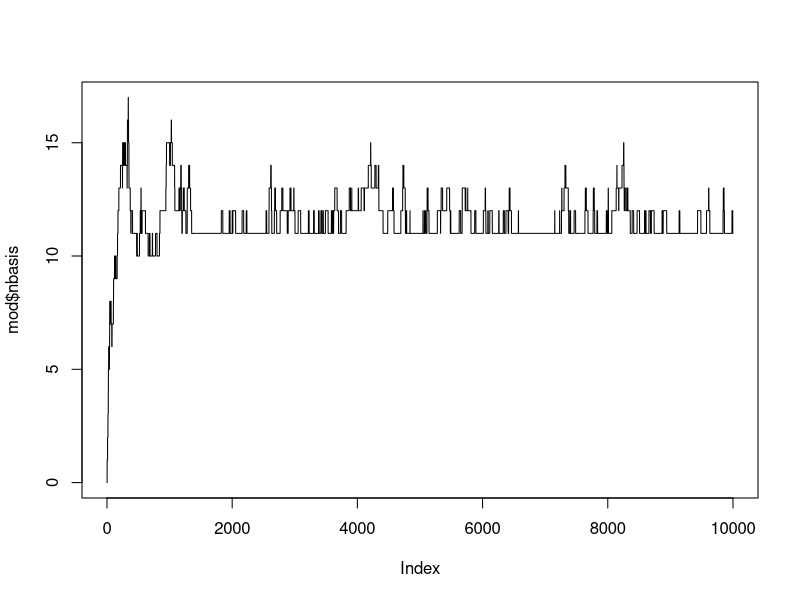
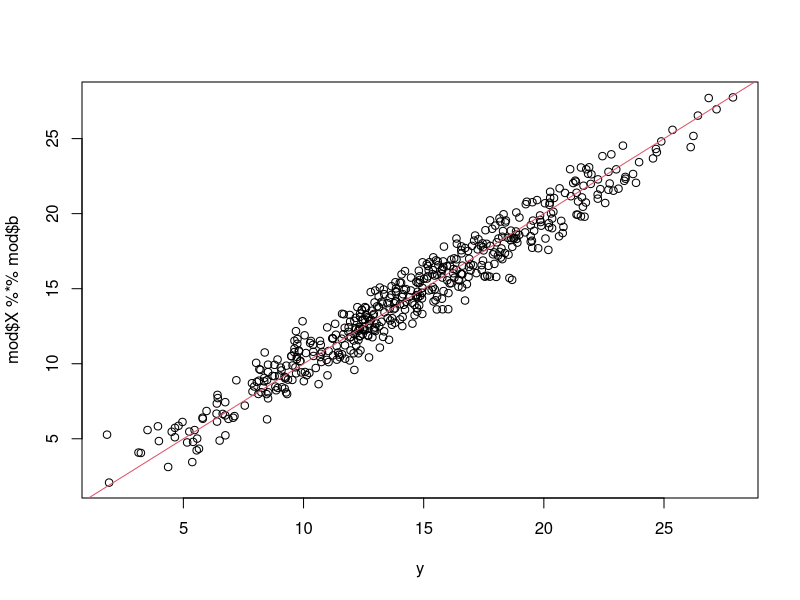
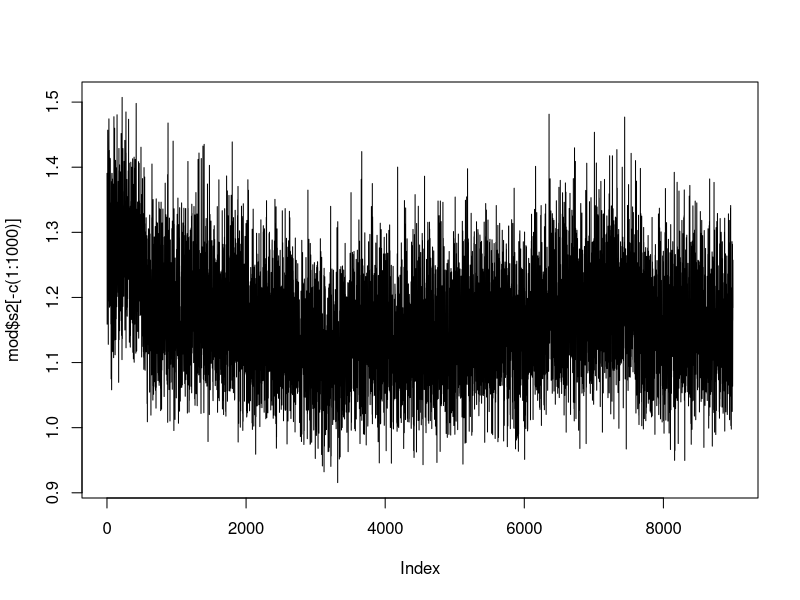
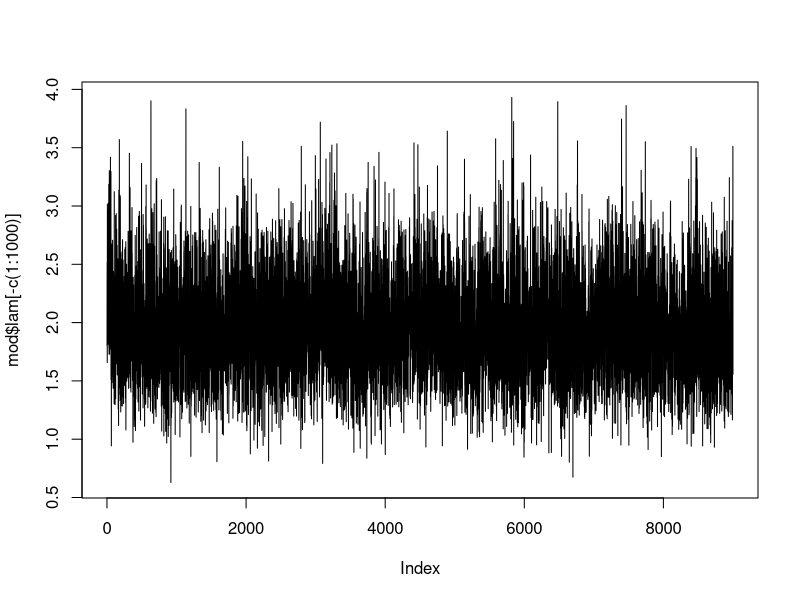
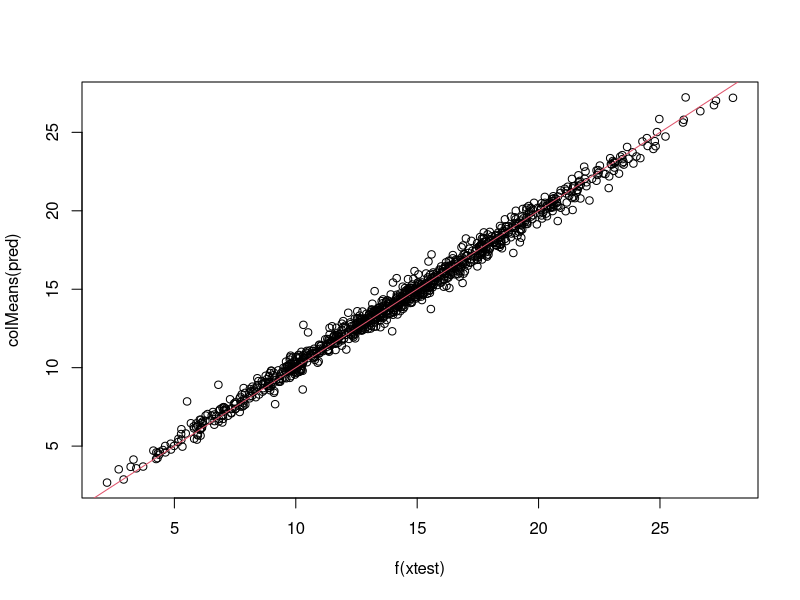

These figures' R source, in order:
library(mnormt)
pos<-function(vec){
  (abs(vec)+vec)/2
}
makeBasis<-function(signs,vars,knots,datat,degree=1){
  temp1<-pos(signs*(datat[vars,,drop=F]-knots))^degree # this only works for t(data)...
  if(length(vars)==1){
    return(c(temp1))
  } else{
    temp2<-1
    for(pp in 1:length(vars)){ # faster than apply
      temp2<-temp2*temp1[pp,]
    }
    return(temp2)
  }
}
bass<-function(X,y,max.int=3,max.basis=50,tau2=10^4,nmcmc=10000,g1=0,g2=0,h1=10,h2=10){
  Xt<-t(X)
  n<-length(y)
  p<-ncol(X)
  ssy<-sum(y^2)
  knots<-signs<-vars<-array(dim=c(nmcmc,max.basis,max.int))
  nint<-matrix(nrow=nmcmc,ncol=max.basis) #J
  beta<-matrix(nrow=nmcmc,ncol=max.basis+1) # +1 for intercept
  s2<-lam<-nbasis<-rep(NA,nmcmc)
  nbasis[1]<-0
  s2[1]<-1
  lam[1]<-1
  X.curr<-matrix(rep(1,n))

  Vinv.curr<-crossprod(X.curr)+1/tau2 
  bhat<-solve(Vinv.curr)%*%crossprod(X.curr,y)
  d.curr <- g2 + ssy - crossprod(bhat,Vinv.curr%*%bhat)
  
  count<-c(0,0,0) # count how many times we accept birth, death, change
  beta[1,1]<-bhat
  
  for(i in 2:nmcmc){
    
    ## Reversible jump step
    
    move.type<-sample(c('birth','death','change'),1)
    if(nbasis[i-1]==0)
      move.type<-'birth'
    if(nbasis[i-1]==max.basis)
      move.type<-sample(c('death','change'),1)
    
    # set all of this iterations values to last iteration values...we'll change them if we accpet a move below
    nbasis[i]<-nbasis[i-1]
    nint[i,]<-nint[i-1,]
    knots[i,,]<-knots[i-1,,]
    signs[i,,]<-signs[i-1,,]
    vars[i,,]<-vars[i-1,,]
    
    if(move.type=='birth'){
      nint.cand<-sample(max.int,1) # sample degree of interaction for new basis function
      knots.cand<-runif(nint.cand) # sample knots for new basis function
      signs.cand<-sample(c(-1,1),nint.cand,replace = T) # signs for new basis function
      vars.cand<-sample(p,nint.cand,replace = F) # variables to use in new basis function
      basis.cand<-makeBasis(signs.cand,vars.cand,knots.cand,Xt) # make the new basis function
      X.cand<-cbind(X.curr,basis.cand) # add the new basis function to the basis functions we already have
      
      Vinv.cand<-crossprod(X.cand)+diag(nbasis[i-1]+2)/tau2 # +2: one for intercept and one for birth
      bhat.cand<-solve(Vinv.cand)%*%t(X.cand)%*%y
      d.cand <- g2 + ssy - t(bhat.cand)%*%Vinv.cand%*%bhat.cand
      
      llik.alpha <- .5*log(1/tau2) - determinant(Vinv.cand)$mod/2 + determinant(Vinv.curr)$mod/2 + (g1+n/2)*(log(d.curr) - log(d.cand)) # calculate the log likelihood ratio
      lprior.alpha <- ( # log prior ratio
        log(lam[i-1])-log(nbasis[i-1]+1) # nbasis
        + log(1/max.int)  # nint
        + nint.cand*log(1/2)  # signs
        + log(1/choose(p,nint.cand)) # vars
        + log(nbasis[i-1]+1) # ordering
      )
      lprop.alpha <- ( # log proposal ratio
        # probability of going from proposed to current (death)
        log(1/3) + # probability of selection a death step
        + log(1/(nbasis[i-1]+1)) # probability that this basis function is selected to kill
        # probability of going from current to proposed
        - (
            log(1/3) # probability of selecting a birth step
            + log(1/max.int) # probability of nint.cand
            + nint.cand*log(1/2) # probability of the signs we got
            + log(1/choose(p,nint.cand)) # probability of vars.cand
          )
      )
      
      alpha <- llik.alpha + lprior.alpha + lprop.alpha

      if(log(runif(1))<alpha){
        X.curr<-X.cand
        bhat<-bhat.cand
        Vinv.curr<-Vinv.cand
        d.curr<-d.cand
        nbasis[i]<-nbasis[i-1]+1
        nint[i,nbasis[i]]<-nint.cand
        knots[i,nbasis[i],1:nint.cand]<-knots.cand
        signs[i,nbasis[i],1:nint.cand]<-signs.cand
        vars[i,nbasis[i],1:nint.cand]<-vars.cand
        count[1]<-count[1]+1
      }
      
    } else if(move.type=='death'){
      tokill<-sample(nbasis[i-1],1) # which basis function we will delete
      X.cand<-X.curr[,-(tokill+1)] # +1 to skip the intercept
      
      Vinv.cand<-crossprod(X.cand)+diag(nbasis[i-1])/tau2
      bhat.cand<-solve(Vinv.cand)%*%crossprod(X.cand,y)
      d.cand <- g2 + ssy - crossprod(bhat.cand,Vinv.cand%*%bhat.cand)
      
      llik.alpha <- -.5*log(1/tau2) - determinant(Vinv.cand)$mod/2 + determinant(Vinv.curr)$mod/2 + (g1+n/2)*(log(d.curr) - log(d.cand))
      lprior.alpha <- (
        -log(lam[i-1])+log(nbasis[i-1]) # nbasis
        - log(1/max.int)  # nint
        - nint[i-1,tokill]*log(1/2)  # signs
        - log(1/choose(p,nint[i-1,tokill])) # vars
        - log(nbasis[i-1]) # ordering
      )
      lprop.alpha <- (
        # probability of going from proposed to current (birth)
        log(1/3) # probability of selecting a birth step
        + log(1/max.int) # probability of nint
        + nint[i-1,tokill]*log(1/2) # probability of the signs we got
        + log(1/choose(p,nint[i-1,tokill])) # probability of vars
        # probability of going from current to proposed
        - (
          log(1/3) # probability of selection a death step
          + log(1/nbasis[i-1]) # probability that this basis function is selected to kill
        )
      )
      
      alpha <- llik.alpha + lprior.alpha + lprop.alpha

      if(log(runif(1))<alpha){
        X.curr<-X.cand
        bhat<-bhat.cand
        Vinv.curr<-Vinv.cand
        d.curr<-d.cand
        nbasis[i]<-nbasis[i-1]-1
        nint[i,]<-NA
        knots[i,,]<-signs[i,,]<-vars[i,,]<-NA
        if(nbasis[i]==0){
          nint[i,]<-NA
        } else{
          nint[i,1:nbasis[i]]<-nint[i-1,(1:nbasis[i-1])[-tokill]]
          knots[i,1:nbasis[i],]<-knots[i-1,(1:nbasis[i-1])[-tokill],]
          signs[i,1:nbasis[i],]<-signs[i-1,(1:nbasis[i-1])[-tokill],]
          vars[i,1:nbasis[i],]<-vars[i-1,(1:nbasis[i-1])[-tokill],]
        }
        count[2]<-count[2]+1
      }
      
    } else{
      
      tochange<-sample(nbasis[i-1],1) # which basis function we will change
      tochange2<-sample(nint[i-1,tochange],1) # which element in the basis function tensor product we will change
      knots.cand<-knots[i-1,tochange,1:nint[i-1,tochange]] # copy previous
      knots.cand[tochange2]<-runif(1) # change one element
      signs.cand<-signs[i-1,tochange,1:nint[i-1,tochange]]
      signs.cand[tochange2]<-sample(c(-1,1),1)
      basis<-makeBasis(signs.cand,vars[i-1,tochange,1:nint[i-1,tochange]],knots.cand,Xt)
      X.cand<-X.curr
      X.cand[,tochange+1]<-basis # +1 for intercept
      
      Vinv.cand<-crossprod(X.cand)+diag(nbasis[i-1]+1)/tau2
      bhat.cand<-solve(Vinv.cand)%*%crossprod(X.cand,y)
      d.cand <- g2 + ssy - crossprod(bhat.cand,Vinv.cand%*%bhat.cand)
      
      llik.alpha <- -determinant(Vinv.cand)$mod/2 + determinant(Vinv.curr)$mod/2 + (g1+n/2)*(log(d.curr) - log(d.cand))
      
      alpha <- llik.alpha
      
      if(log(runif(1))<alpha){
        X.curr<-X.cand
        bhat<-bhat.cand
        Vinv.curr<-Vinv.cand
        d.curr<-d.cand
        knots[i,tochange,1:nint[i,tochange]]<-knots.cand
        signs[i,tochange,1:nint[i,tochange]]<-signs.cand
        count[3]<-count[3]+1
      }
      
    }
    
    ## Gibbs steps
    
    lam[i]<-rgamma(1,h1+nbasis[i],h2+1)
    S<-solve(crossprod(X.curr)/s2[i-1]+diag(nbasis[i]+1)/tau2)
    beta[i,1:(nbasis[i]+1)]<-rmnorm(1,S%*%t(X.curr)%*%y/s2[i-1],S)
    s2[i]<-1/rgamma(1,n/2+g1,rate=g2+.5*sum((y-X.curr%*%beta[i,1:(nbasis[i]+1)])^2))
  }

  return(list(X=X.curr,b=bhat,count=count,knots=knots,signs=signs,vars=vars,nint=nint,nbasis=nbasis,beta=beta,s2=s2,lam=lam))
}

predict.bass<-function(mod,X,nburn=1000){
  nmcmc<-length(mod$nbasis)
  Xt<-t(X)
  pred<-matrix(nrow=nmcmc-nburn,ncol=nrow(X))
  for(i in (nburn+1):nmcmc){
    B<-matrix(nrow=nrow(X),ncol=mod$nbasis[i]+1)
    B[,1]<-1
    for(j in 1:mod$nbasis[i])
      B[,j+1]<-makeBasis(mod$signs[i,j,1:mod$nint[i,j]],mod$vars[i,j,1:mod$nint[i,j]],mod$knots[i,j,1:mod$nint[i,j]],Xt)
    pred[i-nburn,]<-B%*%mod$beta[i,1:(mod$nbasis[i]+1)]
  }
  return(pred)
}

################################################################################################################
# test it out

set.seed(12)
f <-function(x){
  10*sin(pi*x[,1]*x[,2])+20*(x[,3]-.5)^2+10*x[,4]+5*x[,5]
}

sigma <- 1 # noise sd
n <- 500 # number of observations
x <- matrix(runif(n*10),n,10) #10 variables, only first 5 matter
y <- rnorm(n,f(x),sigma)

mod<-bass(x,y)
mod$count
plot(mod$nbasis,type='l')
plot(y,mod$X%*%mod$b); abline(a=0,b=1,col=2)
plot(mod$s2[-c(1:1000)],type='l')
plot(mod$lam[-c(1:1000)],type='l')


xtest<-matrix(runif(1000*10),1000,10)
pred<-predict.bass(mod,xtest)
plot(f(xtest),colMeans(pred)); abline(a=0,b=1,col=2)
